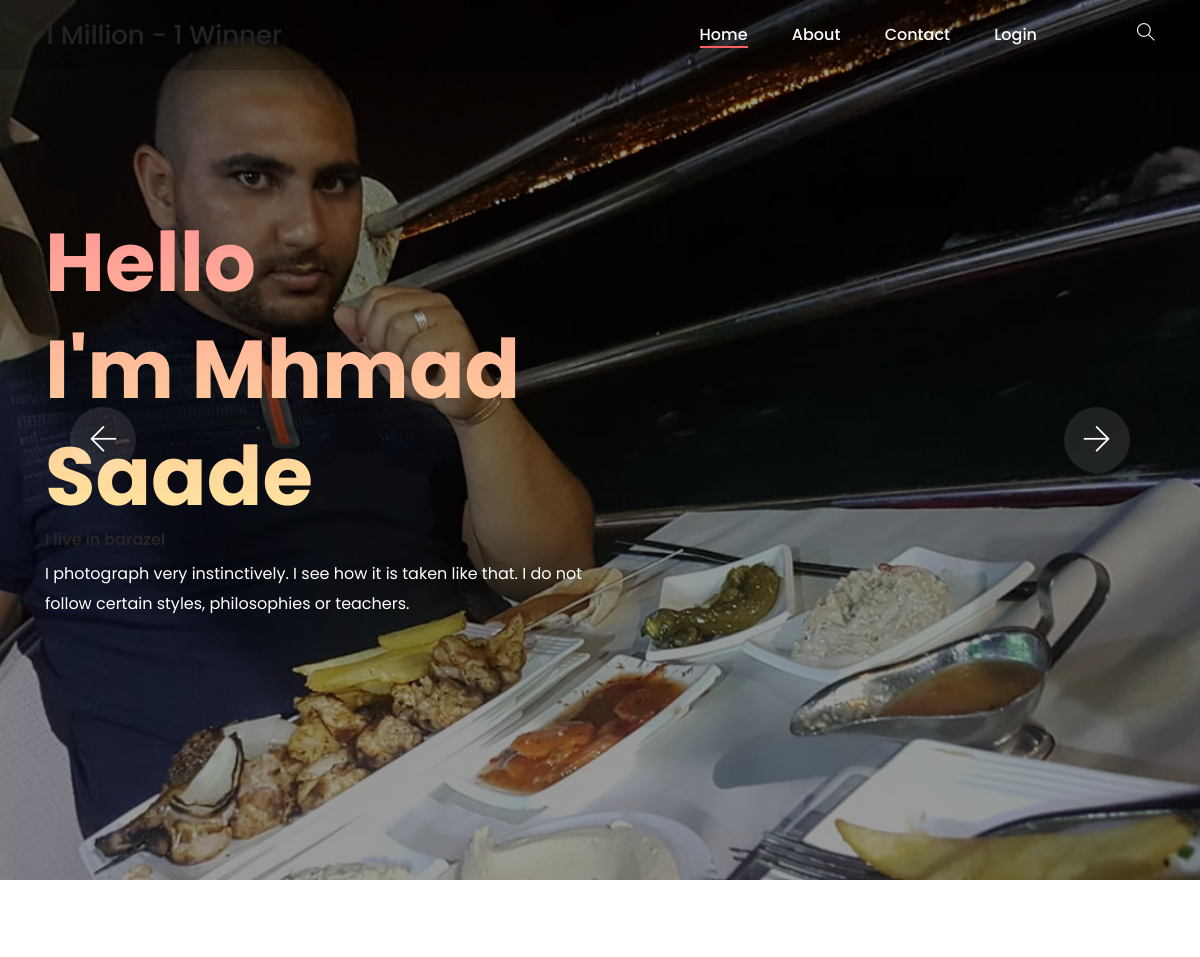
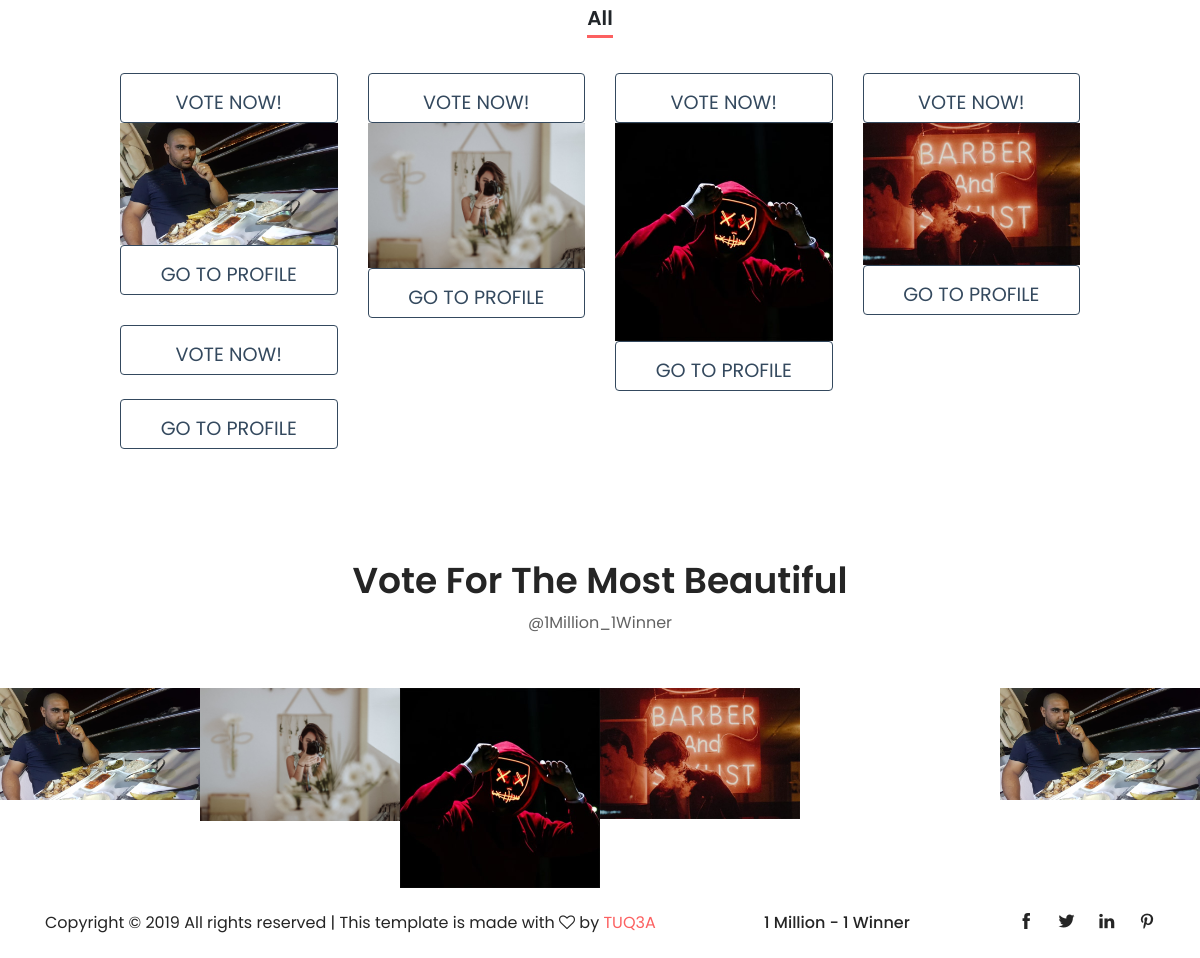
The page / on the database its author committed (2 pictures, top to bottom).
### tables this page shows
CREATE TABLE `accounts` (
  `id` int(11) NOT NULL,
  `name` text NOT NULL,
  `email` text NOT NULL,
  `password` text NOT NULL,
  `votes` int(11) NOT NULL,
  `photo` text NOT NULL,
  `country` text NOT NULL,
  `title` text NOT NULL
);

### index.php (the view, shortened to what this page needs)
<!DOCTYPE html>
<?php
include 'php/connect.php';
$sql = "SELECT * FROM accounts";
$result = mysqli_query($conn,$sql);
$result2 = mysqli_query($conn,$sql);
$result3 = mysqli_query($conn,$sql);
?>
<html lang="en">
<head>
    <link rel="stylesheet" href="style.css">
</head>
<body>
    <header class="header-area">
        <div class="main-header-area">
            <div class="classy-nav-container breakpoint-off">
                <div class="container">
                    <nav class="classy-navbar justify-content-between" id="alimeNav">
                        <a class="nav-brand" href="./index.php">1 Million - 1 Winner</a>
                        <div class="classy-menu">
                            <div class="classynav">
                                <ul id="nav">
                                    <li class="active"><a href="./index.php">Home</a></li>
                                    <li><a href="./about.php">About</a></li>
                                    <li><a href="./contact.php">Contact</a></li>
                                    <li><a href="./Login.php">Login</a></li>
                                </ul>
                                <div class="search-icon" data-toggle="modal" data-target="#searchModal"><i
                                        class="ti-search"></i></div>
                            </div>
                        </div>
                    </nav>
                </div>
            </div>
        </div>
    </header>
    <section class="welcome-area">
        <div class="welcome-slides owl-carousel">
        <?php while($row = mysqli_fetch_assoc($result)) { ?>
            <div class="single-welcome-slide bg-img bg-overlay" style="background-image: url(<?php echo $row['photo'] ?>);">
                <div class="container h-100">
                    <div class="row h-100 align-items-center">
                        <div class="col-12 col-lg-8 col-xl-6">
                            <div class="welcome-text">
                                <h2 data-animation="bounceInDown" data-delay="900ms">Hello <br>I'm <?php echo $row['name'] ?></h2>
                                <h6 data-animation="bounceInDown" data-delay="500ms">I live in <?php echo $row['country'] ?></h6>
                                <p data-animation="bounceInDown" data-delay="500ms"><?php echo $row['title'] ?></p>
                            </div>
                        </div>
                    </div>
                </div>
            </div>
            <?php } ?>
    </section>
    <div class="alime-portfolio-area section-padding-80 clearfix">
        <div class="container-fluid">
            <div class="row">
                <div class="col-12">
                    <div class="alime-projects-menu">
                        <div class="portfolio-menu text-center">
                            <button class="btn active" data-filter="*">All</button>
                        </div>
                    </div>
                </div>
            </div>
            <div class="row alime-portfolio">
                    <?php while($row2 = mysqli_fetch_assoc($result2)) { ?>
                        <div class="col-12 col-sm-6 col-lg-3 single_gallery_item Men mb-30 wow fadeInUp" data-wow-delay="700ms">
                        <div id="vote<?php echo $row2['id'] ?>">
                            <form method="GET" action="index.php">
                                <button class="btn b1 standard-btn" name="vote" value="<?php echo $row2['id'] ?>" type="submit" onclick="Vote(<?php echo $row2['id'] ?>,<?php echo $row2['votes'] ?>)">Vote Now!</button>
                            </form>
                        </div>
                        <div class="single-portfolio-content">
                                <img src="<?php echo $row2['photo'] ?>"  alt="">
                            </div>
                            <button class="btn b1 standard-btn" onclick="window.location.href='profile/index.php?id= <?Php echo $row2['id']?>'">GO TO PROFILE</button>
                        </div>
                    <?php } ?>
            </div>
        </div>
    </div>
    <section class="follow-area clearfix">
        <div class="container">
            <div class="row">
                <div class="col-12">
                    <div class="section-heading text-center">
                        <h2>Vote for the most beautiful</h2>
                        <p>@1Million_1Winner</p>
                    </div>
                </div>
            </div>
        </div>
        <div class="instragram-feed-area owl-carousel">
        <?php while($row3 = mysqli_fetch_assoc($result3)) { ?>
                    <div class="single-instagram-item">
                        <img src="<?php echo $row3['photo'] ?>" alt="">
                    </div>
            <?php } ?>
        </div>
    </section>
    <footer class="footer-area">
        <div class="container">
            <div class="row">
                <div class="col-12">
                    <div class="footer-content d-flex align-items-center justify-content-between">
                        <div class="copywrite-text">
                            <p>
                                Copyright &copy;
                                <script>document.write(new Date().getFullYear());</script> All rights reserved | This
                                template is made with <i class="fa fa-heart-o" aria-hidden="true"></i> by <a
                                    href="https://www.facebook.com/mhmad.saade" target="_blank">TUQ3A</a>
                            </p>
                        </div>
                        <div class="footer-logo">
                            <a href="#">1 Million - 1 Winner</a>
                        </div>
                        <div class="social-info">
                            <a href="#"><i class="ti-facebook" aria-hidden="true"></i></a>
                            <a href="#"><i class="ti-twitter-alt" aria-hidden="true"></i></a>
                            <a href="#"><i class="ti-linkedin" aria-hidden="true"></i></a>
                            <a href="#"><i class="ti-pinterest" aria-hidden="true"></i></a>
                        </div>
                    </div>
                </div>
            </div>
        </div>
    </footer>
</body>
</html>

### css/default-assets/classy-nav.css (style rules this page uses)
.classy-nav-container { position: relative; z-index: 1; background-color: #ffffff; }
.classy-nav-container * { box-sizing: border-box; }
.classy-nav-container a { -webkit-transition-duration: 500ms; transition-duration: 500ms; text-decoration: none; outline: none; font-size: 14px; color: #232323; display: inline-block; }
.justify-content-between { -webkit-box-pack: justify; -ms-flex-pack: justify; justify-content: space-between; }
.classy-navbar { width: 100%; height: 80px; display: -webkit-box; display: -ms-flexbox; display: flex; -webkit-box-align: center; -ms-flex-align: center; -ms-grid-row-align: center; align-items: center; }
.classy-navbar .nav-brand { font-size: 26px; font-weight: 500; color: #232323; display: inline-block; margin-right: 30px; }
.classynav ul li { display: inline-block; clear: both; position: inherit; z-index: 10; }
.classynav ul li a { padding: 0 15px; display: block; height: 40px; font-size: 14px; line-height: 39px; }
.breakpoint-off .classynav { display: -webkit-box; display: -ms-flexbox; display: flex; -webkit-box-align: center; -ms-flex-align: center; -ms-grid-row-align: center; align-items: center; }

### index.php (style rules this page uses)
*, *:before, *:after { padding: 0px; margin: 0px; transition: 0.3s; }
.standard-btn { color: #34495e; border: solid 1px #34495e; font-size: 1rem; position: relative; z-index: 1; padding: 15px 30px; cursor: pointer; font-size: 1.2rem; text-transform: uppercase; background: transparent; }
.standard-btn:before { display: block; position: absolute; top: 0px; left: 0px; width: 0px; height: 100%; z-index: -1; content: ""; background: #34495e; }
.b1 { width:100%; height:50px; }

### rows shown on the page
accounts: photo (picture), name "Mhmad Saade", country "barazel", title "I photograph very instinctively. I see how it is taken like that. I do not follow certain styles, philosophies or teachers.", $row2['id'] 1 (drawn)
accounts: $row2['id'] 2 (drawn), photo (picture)
accounts: $row2['id'] 3 (drawn), photo (picture)
accounts: $row2['id'] 4 (drawn), photo (picture)
accounts: $row2['id'] 5 (drawn)
